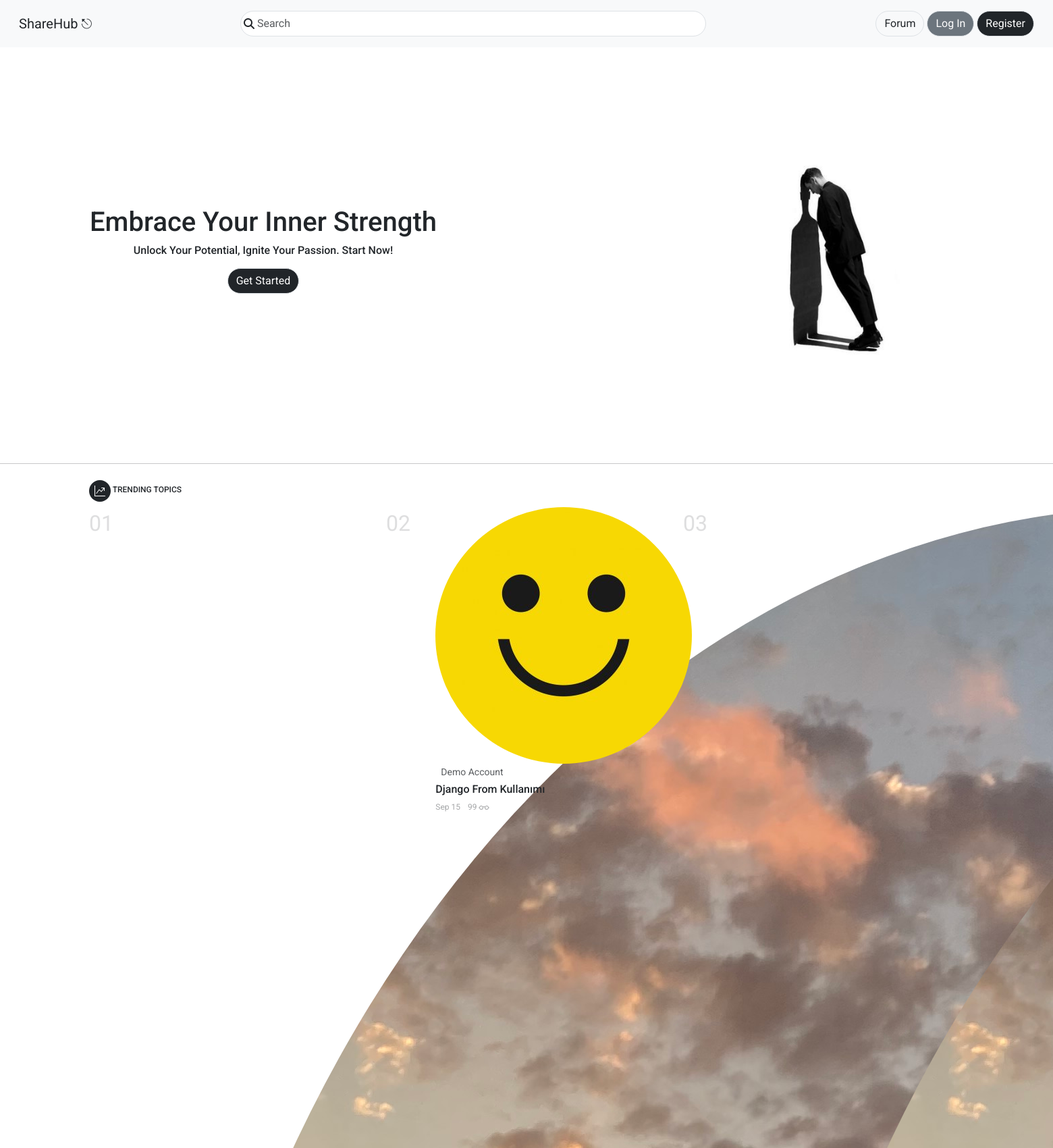
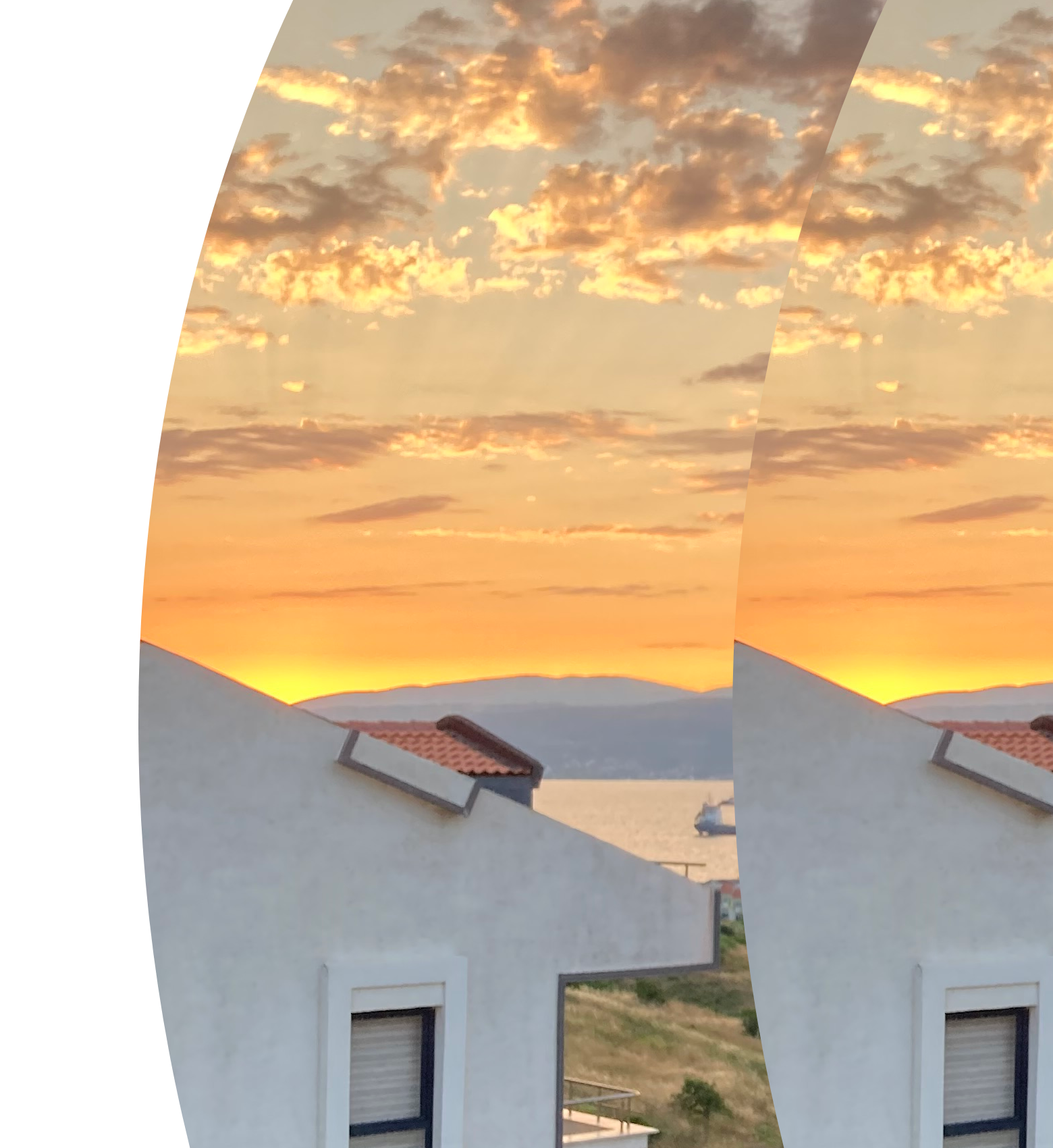
The page / (upper part) on the database its author committed (2 pictures, top to bottom).
### blog/models.py (models this page shows, shortened)
class CommonModel(models.Model):
    title = models.CharField(max_length=200)
    slug = AutoSlugField(populate_from = 'title', unique=True)
    is_active = models.BooleanField(default=False)
    created_at = models.DateTimeField(auto_now_add=True)
    updated_ad = models.DateTimeField(auto_now=True)
    class Meta:
        abstract = True
        ordering = ('title', )

class BlogPost(CommonModel):
    user = models.ForeignKey(User, on_delete=models.CASCADE)
    category = models.ForeignKey(Category, on_delete=models.SET_NULL, null=True)
    tag = models.ManyToManyField(Tag)
    cover_image = models.ImageField(upload_to="post")
    content = tinymce_models.HTMLField(blank=True, null=True)
    view_count = models.PositiveBigIntegerField(default=0)
    class Meta:
        ordering = ('-created_at', )
    def get_absolute_url(self):
        return reverse(
            'read:post_detail_view',
            kwargs={
                'user_slug': self.user.profile.slug,
                'post_slug': self.slug,
            }
        )

### user/models.py (models this page shows, shortened)
class Profile(models.Model):
    user = models.OneToOneField(User, on_delete=models.CASCADE)
    avatar = models.ImageField(upload_to='avatar')
    instagram = models.CharField(max_length=200)
    info = tinymce_models.HTMLField(blank=True, null=True)
    slug = models.SlugField(max_length=200)
    def get_absolute_url(self):
        return reverse(
            'read:all_posts_view',
            kwargs= {
                "user_slug": self.slug,
            }
        )

### page/views.py (the view)
# urls.py: path('', home_view, name='home_view'),
def home_view(request):
    posts = BlogPost.objects.filter(is_active=True)
    top_posts = posts.order_by('-view_count')[:6]
    tags = Tag.objects.filter(is_active=True)
    categories = Category.objects.filter(is_active=True)
    context = dict(
        posts = posts,
        top_posts = top_posts,
        tags = tags,
        categories = categories
    )
    return render(request, 'page/home_page.html', context)

### page/templates/page/home_page.html (shortened to what this page needs)
{% extends "core/base.html" %}
{% block content %}
        {% include "core/_header.html" %}
    <section class="container">
        <div class="row">
            <div class="col-sm-12 mt-2">
                <h2 class="fs-12">
                    <span class="badge bg-dark rounded-circle p-2">
                    </span>
                     <span class="fs-12">TRENDING TOPICS</span>
                </h2>
            </div>
        </div>
        <div class="row mb-3">
            {% for top_post in top_posts %}
                {% include "page/components/top_article.html" with count=forloop.counter post=top_post%}
            {% endfor %}
        </div>
    </section>
{% endblock content %}

### page/templates/page/components/top_article.html (shortened to what this page needs)
{% load thumbnail %}
{% load static %}
<article class="col-sm-4">
    <div class="row">
        <div class="col-2 text-muted fs-2 op-02">
            0{{ count }}
        </div>
        <div class="col-10">
            <div>
                <a href="{{ post.user.profile.get_absolute_url }}" class="text-decoration-none text-muted">
                {% if post.user.profile.avatar|thumbnail_url:'avatar' %}
                <img src="{{ post.user.profile.avatar|thumbnail_url:'avatar' }}" class="rounded-circle" alt="">
                {% else %}
                <img src="{% static "./img/default_user.jpeg" %}" class="rounded-circle" alt="" width="32" height="32">
                {% endif %}
                <small class="ms-2">{{ post.user.get_full_name }}</small>
                </a>
            </div>
            <div>
                <h2 class="h6 mt-1">
                    <a href="{{ post.get_absolute_url }}" class="text-decoration-none text-dark">
                        {{ post.title }}
                    </a>
                </h2>
                <ul class="list-inline fs-12 op-04">
                <li class="list-inline-item">
                    {{ post.created_at|date:"M d"}}
                </li>
                <li class="list-inline-item">
                    {{ post.view_count }}
                </li>
                </ul>
            </div>
        </div>
    </div>
</article>

### static_files/css/style.css (style rules this page uses)
* { font-family: 'Roboto', sans-serif; }
.op-02 { opacity: 0.2; }
.op-04 { opacity: 0.4; }
.fs-12 { font-size: 12px; }
.bi { cursor: pointer; }

### rows shown on the page
BlogPost: count "1", user.profile.avatar|thumbnail_url (picture)
BlogPost: count "2", user.profile.avatar|thumbnail_url (picture), user.get_full_name "Demo Account", title "Django From Kullanımı", created_at "Sep 15", view_count "99"
BlogPost: count "3", user.profile.avatar|thumbnail_url (picture)
